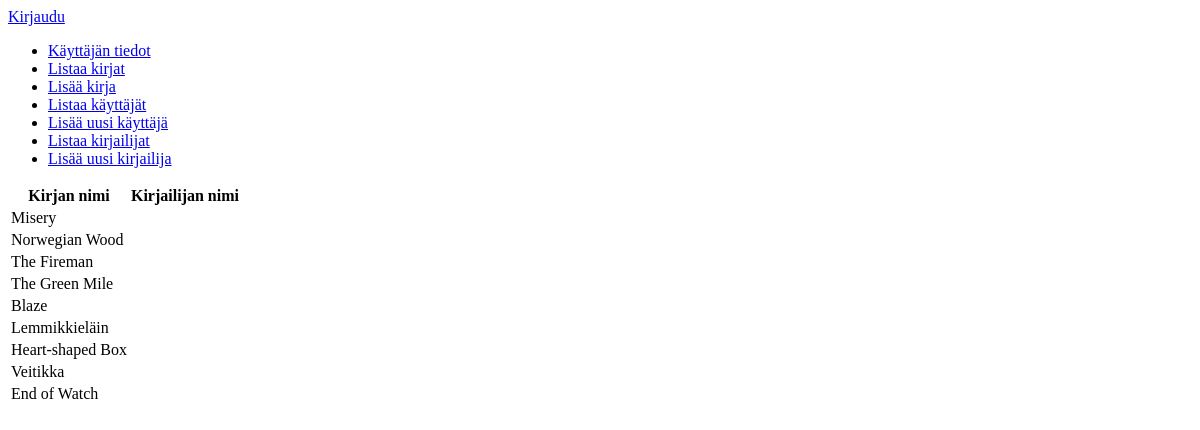
/books/, run on an earlier commit of the app's database.
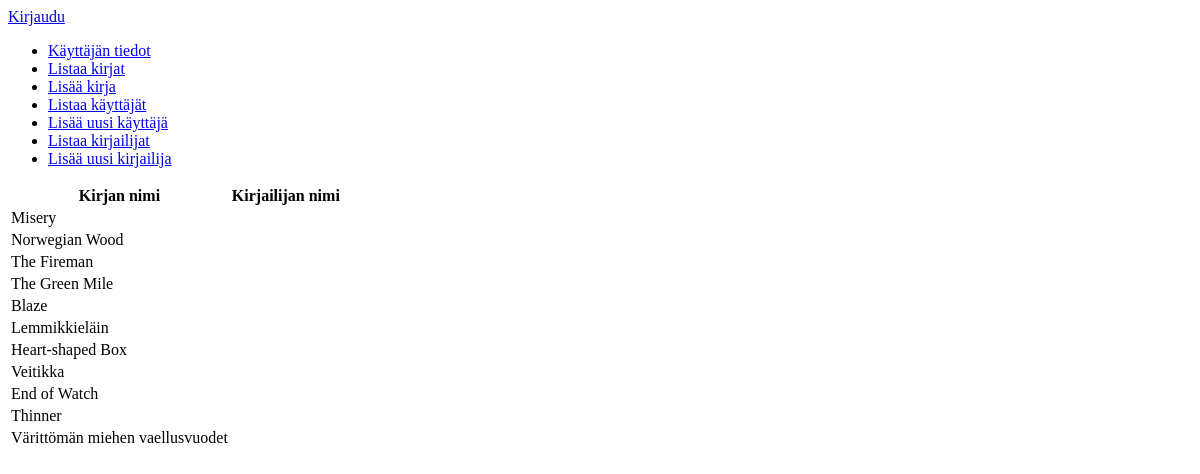
And on a later commit of the database.
### application/books/models.py (models this page shows, shortened)
class Book(Base):
    name = db.Column(db.String(144), nullable=False)
    read = db.Column(db.Boolean, nullable=False)
    account_id = db.Column(db.Integer, db.ForeignKey('account.id'), nullable=False)
    author_id = db.Column(db.Integer, db.ForeignKey('author.id'), nullable=False)

### application/books/views.py (the view)
@app.route("/books/", methods=["GET"])
def books_index():
    return render_template("books/list.html", books = Book.query.all())

### application/templates/books/list.html
{% extends "layout.html" %}
{% block body %}
  <table>
    <tr>
      <th>Kirjan nimi</th>
      <th>Kirjailijan nimi</th>
    </tr>
    {% for book in books %}
    <tr>
      <td>{{ book.name }}</td>
    </tr>
    {% endfor %}
  </table>
{% endblock %}

### application/templates/layout.html (shortened to what this page needs)
<!DOCTYPE html>
<html>
  <head>
  </head>
  <body>
    {% if current_user.is_authenticated %}
    <p>
      Kirjautunut nimellä {{ current_user.name }}. <a href="{{ url_for('auth_logout') }}">Kirjaudu ulos</a>
    </p>
    {% else %}
    <a href="{{ url_for('auth_login') }}">Kirjaudu</a>
    {% endif %}
    <ul>
      <li><a href="{{ url_for('auth_info', username=current_user.username) }}">Käyttäjän tiedot</a></li>
      <li><a href="{{ url_for('books_index') }}">Listaa kirjat</a></li>
      <li><a href="{{ url_for('books_form') }}">Lisää kirja</a></li>
      <li><a href="{{ url_for('auth_index') }}">Listaa käyttäjät</a></li>
      <li><a href="{{ url_for('auth_form') }}">Lisää uusi käyttäjä</a></li>
      <li><a href="{{ url_for('authors_index') }}">Listaa kirjailijat</a></li>
      <li><a href="{{ url_for('authors_form') }}">Lisää uusi kirjailija</a></li>
    </ul>
    {% block body %}{% endblock %}
  </body>
</html>

What changed in the data, as far as the page shows it:
added Book: name "Thinner"
added Book: name "Värittömän miehen vaellusvuodet"
